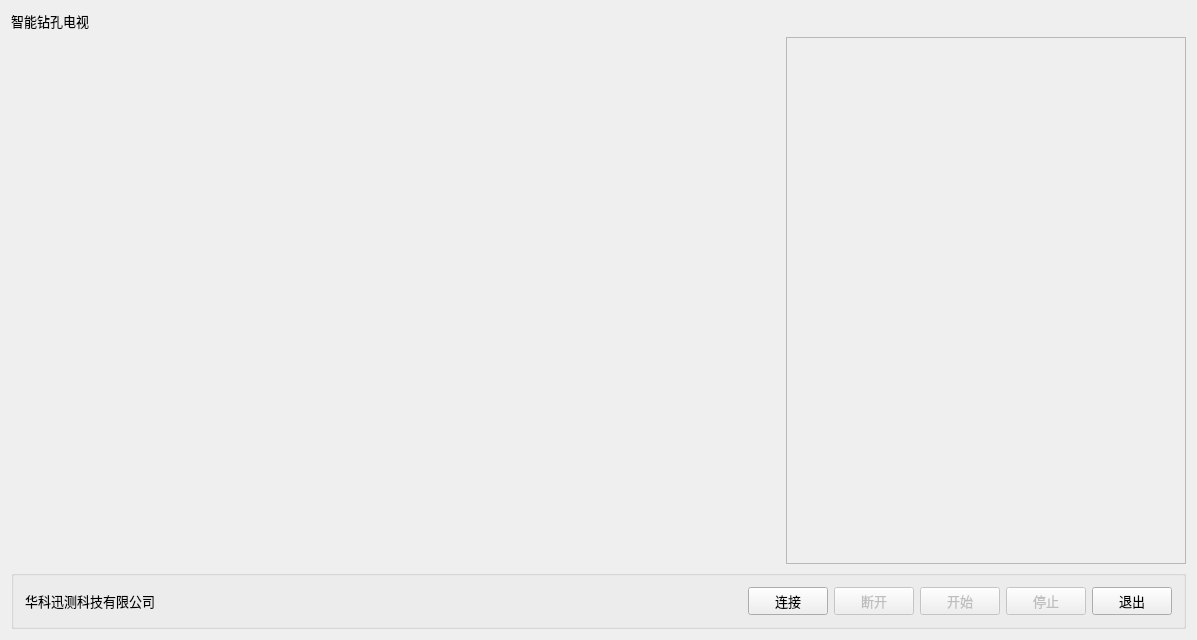
<?xml version="1.0" encoding="UTF-8"?>
<ui version="4.0">
 <class>MainWidget</class>
 <widget class="QWidget" name="MainWidget">
  <property name="geometry">
   <rect>
    <x>0</x>
    <y>0</y>
    <width>1197</width>
    <height>640</height>
   </rect>
  </property>
  <property name="font">
   <font>
    <family>微软雅黑</family>
    <pointsize>10</pointsize>
   </font>
  </property>
  <property name="windowTitle">
   <string>智能钻孔电视——采集软件</string>
  </property>
  <property name="windowIcon">
   <iconset resource="res.qrc">
    <normaloff>:/res/images/IDT.ico</normaloff>:/res/images/IDT.ico</iconset>
  </property>
  <layout class="QGridLayout" name="gridLayout">
   <item row="0" column="0" colspan="2">
    <widget class="QLabel" name="appnameLabel">
     <property name="text">
      <string>智能钻孔电视</string>
     </property>
    </widget>
   </item>
   <item row="1" column="0">
    <widget class="VideoOutput" name="video">
     <property name="sizePolicy">
      <sizepolicy hsizetype="Expanding" vsizetype="Expanding">
       <horstretch>3</horstretch>
       <verstretch>0</verstretch>
      </sizepolicy>
     </property>
     <property name="text">
      <string/>
     </property>
     <property name="alignment">
      <set>Qt::AlignCenter</set>
     </property>
    </widget>
   </item>
   <item row="1" column="1">
    <widget class="QFrame" name="frame">
     <property name="sizePolicy">
      <sizepolicy hsizetype="Preferred" vsizetype="Expanding">
       <horstretch>1</horstretch>
       <verstretch>0</verstretch>
      </sizepolicy>
     </property>
     <property name="minimumSize">
      <size>
       <width>400</width>
       <height>0</height>
      </size>
     </property>
     <property name="maximumSize">
      <size>
       <width>400</width>
       <height>16777215</height>
      </size>
     </property>
     <property name="frameShape">
      <enum>QFrame::StyledPanel</enum>
     </property>
     <property name="frameShadow">
      <enum>QFrame::Raised</enum>
     </property>
     <property name="lineWidth">
      <number>2</number>
     </property>
     <layout class="QVBoxLayout" name="verticalLayout_2"/>
    </widget>
   </item>
   <item row="2" column="0" colspan="2">
    <widget class="QGroupBox" name="groupBox">
     <property name="title">
      <string/>
     </property>
     <layout class="QHBoxLayout" name="horizontalLayout_2">
      <item>
       <widget class="QLabel" name="companyLabel">
        <property name="text">
         <string>华科迅测科技有限公司</string>
        </property>
       </widget>
      </item>
      <item>
       <spacer name="horizontalSpacer">
        <property name="orientation">
         <enum>Qt::Horizontal</enum>
        </property>
        <property name="sizeHint" stdset="0">
         <size>
          <width>40</width>
          <height>20</height>
         </size>
        </property>
       </spacer>
      </item>
      <item>
       <widget class="QPushButton" name="connectButton">
        <property name="text">
         <string>连接</string>
        </property>
       </widget>
      </item>
      <item>
       <widget class="QPushButton" name="disconnectButton">
        <property name="enabled">
         <bool>false</bool>
        </property>
        <property name="text">
         <string>断开</string>
        </property>
       </widget>
      </item>
      <item>
       <widget class="QPushButton" name="startButton">
        <property name="enabled">
         <bool>false</bool>
        </property>
        <property name="text">
         <string>开始</string>
        </property>
       </widget>
      </item>
      <item>
       <widget class="QPushButton" name="stopButton">
        <property name="enabled">
         <bool>false</bool>
        </property>
        <property name="text">
         <string>停止</string>
        </property>
       </widget>
      </item>
      <item>
       <widget class="QPushButton" name="exitButton">
        <property name="font">
         <font>
          <family>微软雅黑 Light</family>
          <pointsize>10</pointsize>
         </font>
        </property>
        <property name="text">
         <string>退出</string>
        </property>
       </widget>
      </item>
     </layout>
    </widget>
   </item>
  </layout>
 </widget>
 <layoutdefault spacing="6" margin="11"/>
 <customwidgets>
  <customwidget>
   <class>VideoOutput</class>
   <extends>QLabel</extends>
   <header location="global">VideoOutput.h</header>
  </customwidget>
 </customwidgets>
 <resources>
  <include location="res.qrc"/>
 </resources>
 <connections/>
</ui>
